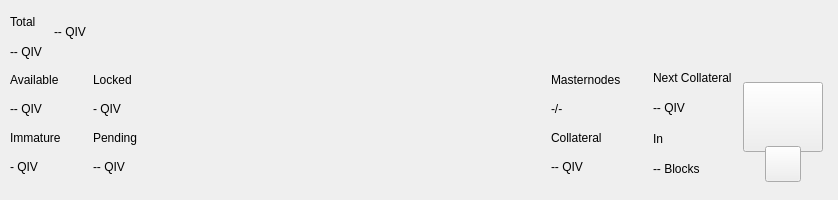
<?xml version="1.0" encoding="UTF-8"?>
<ui version="4.0">
 <class>TopBar</class>
 <widget class="QWidget" name="TopBar">
  <property name="geometry">
   <rect>
    <x>0</x>
    <y>0</y>
    <width>838</width>
    <height>200</height>
   </rect>
  </property>
  <property name="minimumSize">
   <size>
    <width>0</width>
    <height>200</height>
   </size>
  </property>
  <property name="maximumSize">
   <size>
    <width>16777215</width>
    <height>200</height>
   </size>
  </property>
  <property name="windowTitle">
   <string>Form</string>
  </property>
  <layout class="QVBoxLayout" name="verticalLayout_10" stretch="0">
   <property name="spacing">
    <number>0</number>
   </property>
   <property name="leftMargin">
    <number>0</number>
   </property>
   <property name="topMargin">
    <number>0</number>
   </property>
   <property name="rightMargin">
    <number>0</number>
   </property>
   <property name="bottomMargin">
    <number>0</number>
   </property>
   <item>
    <widget class="PFBorderImage" name="containerTop">
     <layout class="QVBoxLayout" name="verticalLayout_11">
      <property name="spacing">
       <number>0</number>
      </property>
      <property name="leftMargin">
       <number>0</number>
      </property>
      <property name="topMargin">
       <number>0</number>
      </property>
      <property name="rightMargin">
       <number>0</number>
      </property>
      <property name="bottomMargin">
       <number>0</number>
      </property>
      <item>
       <widget class="QWidget" name="top_container_2" native="true">
        <property name="minimumSize">
         <size>
          <width>0</width>
          <height>65</height>
         </size>
        </property>
        <layout class="QHBoxLayout" name="top_container">
         <property name="spacing">
          <number>0</number>
         </property>
         <property name="leftMargin">
          <number>10</number>
         </property>
         <property name="topMargin">
          <number>0</number>
         </property>
         <property name="rightMargin">
          <number>10</number>
         </property>
         <property name="bottomMargin">
          <number>0</number>
         </property>
         <item>
          <layout class="QHBoxLayout" name="horizontalLayout_4">
           <property name="spacing">
            <number>12</number>
           </property>
           <property name="rightMargin">
            <number>0</number>
           </property>
           <item>
            <widget class="QWidget" name="widgetAmount" native="true">
             <layout class="QVBoxLayout" name="verticalLayout_2">
              <property name="spacing">
               <number>2</number>
              </property>
              <property name="leftMargin">
               <number>0</number>
              </property>
              <property name="topMargin">
               <number>8</number>
              </property>
              <property name="rightMargin">
               <number>0</number>
              </property>
              <property name="bottomMargin">
               <number>0</number>
              </property>
              <item>
               <widget class="QLabel" name="labelTitle1">
                <property name="text">
                 <string>Total</string>
                </property>
               </widget>
              </item>
              <item>
               <widget class="QLabel" name="labelAmountPiv">
                <property name="text">
                 <string notr="true">-- QIV</string>
                </property>
               </widget>
              </item>
             </layout>
            </widget>
           </item>
           <item alignment="Qt::AlignVCenter">
            <widget class="QWidget" name="widgetTopAmount" native="true">
             <property name="sizePolicy">
              <sizepolicy hsizetype="Preferred" vsizetype="Maximum">
               <horstretch>0</horstretch>
               <verstretch>0</verstretch>
              </sizepolicy>
             </property>
             <layout class="QHBoxLayout" name="horizontalLayout_5">
              <property name="spacing">
               <number>0</number>
              </property>
              <property name="leftMargin">
               <number>0</number>
              </property>
              <property name="topMargin">
               <number>0</number>
              </property>
              <property name="rightMargin">
               <number>0</number>
              </property>
              <property name="bottomMargin">
               <number>0</number>
              </property>
              <item alignment="Qt::AlignTop">
               <widget class="QLabel" name="labelAmountTopPiv">
                <property name="minimumSize">
                 <size>
                  <width>0</width>
                  <height>36</height>
                 </size>
                </property>
                <property name="styleSheet">
                 <string notr="true">padding:0px;margin:0px;</string>
                </property>
                <property name="text">
                 <string notr="true">-- QIV</string>
                </property>
               </widget>
              </item>
             </layout>
            </widget>
           </item>
           <item>
            <spacer name="horizontalSpacer">
             <property name="orientation">
              <enum>Qt::Horizontal</enum>
             </property>
             <property name="sizeHint" stdset="0">
              <size>
               <width>40</width>
               <height>20</height>
              </size>
             </property>
            </spacer>
           </item>
           <item alignment="Qt::AlignRight">
            <widget class="QWidget" name="layoutSync" native="true">
             <property name="minimumSize">
              <size>
               <width>0</width>
               <height>36</height>
              </size>
             </property>
             <property name="maximumSize">
              <size>
               <width>16777215</width>
               <height>36</height>
              </size>
             </property>
             <layout class="QVBoxLayout" name="verticalLayout_9">
              <property name="leftMargin">
               <number>0</number>
              </property>
              <property name="topMargin">
               <number>0</number>
              </property>
              <property name="rightMargin">
               <number>0</number>
              </property>
              <property name="bottomMargin">
               <number>0</number>
              </property>
              <item>
               <widget class="ExpandableButton" name="pushButtonSync" native="true">
                <property name="minimumSize">
                 <size>
                  <width>36</width>
                  <height>36</height>
                 </size>
                </property>
                <property name="maximumSize">
                 <size>
                  <width>16777215</width>
                  <height>36</height>
                 </size>
                </property>
               </widget>
              </item>
             </layout>
            </widget>
           </item>
           <item>
            <widget class="ExpandableButton" name="pushButtonHDUpgrade" native="true">
             <property name="minimumSize">
              <size>
               <width>36</width>
               <height>36</height>
              </size>
             </property>
             <property name="maximumSize">
              <size>
               <width>16777215</width>
               <height>36</height>
              </size>
             </property>
            </widget>
           </item>
           <item>
            <widget class="ExpandableButton" name="pushButtonStack" native="true">
             <property name="minimumSize">
              <size>
               <width>36</width>
               <height>36</height>
              </size>
             </property>
             <property name="maximumSize">
              <size>
               <width>16777215</width>
               <height>36</height>
              </size>
             </property>
            </widget>
           </item>
           <item>
            <widget class="ExpandableButton" name="pushButtonConf" native="true">
             <property name="minimumSize">
              <size>
               <width>36</width>
               <height>36</height>
              </size>
             </property>
             <property name="maximumSize">
              <size>
               <width>16777215</width>
               <height>36</height>
              </size>
             </property>
            </widget>
           </item>
           <item>
            <widget class="ExpandableButton" name="pushButtonMasternodes" native="true">
             <property name="minimumSize">
              <size>
               <width>36</width>
               <height>36</height>
              </size>
             </property>
             <property name="maximumSize">
              <size>
               <width>16777215</width>
               <height>36</height>
              </size>
             </property>
            </widget>
           </item>
           <item>
            <widget class="ExpandableButton" name="pushButtonConsole" native="true">
             <property name="minimumSize">
              <size>
               <width>36</width>
               <height>36</height>
              </size>
             </property>
             <property name="maximumSize">
              <size>
               <width>16777215</width>
               <height>36</height>
              </size>
             </property>
            </widget>
           </item>
           <item>
            <widget class="ExpandableButton" name="pushButtonConnection" native="true">
             <property name="minimumSize">
              <size>
               <width>36</width>
               <height>36</height>
              </size>
             </property>
             <property name="maximumSize">
              <size>
               <width>16777215</width>
               <height>36</height>
              </size>
             </property>
            </widget>
           </item>
           <item>
            <widget class="ExpandableButton" name="pushButtonTor" native="true">
             <property name="minimumSize">
              <size>
               <width>36</width>
               <height>36</height>
              </size>
             </property>
             <property name="maximumSize">
              <size>
               <width>16777215</width>
               <height>36</height>
              </size>
             </property>
            </widget>
           </item>
           <item>
            <widget class="ExpandableButton" name="pushButtonLock" native="true">
             <property name="sizePolicy">
              <sizepolicy hsizetype="Expanding" vsizetype="Expanding">
               <horstretch>0</horstretch>
               <verstretch>0</verstretch>
              </sizepolicy>
             </property>
             <property name="minimumSize">
              <size>
               <width>36</width>
               <height>0</height>
              </size>
             </property>
             <property name="maximumSize">
              <size>
               <width>16777215</width>
               <height>36</height>
              </size>
             </property>
            </widget>
           </item>
           <item>
            <widget class="ExpandableButton" name="pushButtonTheme" native="true">
             <property name="minimumSize">
              <size>
               <width>36</width>
               <height>36</height>
              </size>
             </property>
             <property name="maximumSize">
              <size>
               <width>16777215</width>
               <height>36</height>
              </size>
             </property>
            </widget>
           </item>
           <item>
            <widget class="ExpandableButton" name="pushButtonFAQ" native="true">
             <property name="minimumSize">
              <size>
               <width>36</width>
               <height>36</height>
              </size>
             </property>
             <property name="maximumSize">
              <size>
               <width>16777215</width>
               <height>36</height>
              </size>
             </property>
            </widget>
           </item>
          </layout>
         </item>
        </layout>
       </widget>
      </item>
      <item>
       <widget class="QWidget" name="bottom_container" native="true">
        <property name="minimumSize">
         <size>
          <width>0</width>
          <height>135</height>
         </size>
        </property>
        <layout class="QHBoxLayout" name="botton_container">
         <property name="leftMargin">
          <number>10</number>
         </property>
         <property name="topMargin">
          <number>0</number>
         </property>
         <property name="rightMargin">
          <number>10</number>
         </property>
         <property name="bottomMargin">
          <number>10</number>
         </property>
         <item>
          <layout class="QHBoxLayout" name="horizontalLayout_3">
           <property name="spacing">
            <number>0</number>
           </property>
           <property name="bottomMargin">
            <number>9</number>
           </property>
           <item>
            <layout class="QVBoxLayout" name="verticalLayout_7">
             <property name="spacing">
              <number>0</number>
             </property>
             <property name="leftMargin">
              <number>0</number>
             </property>
             <property name="rightMargin">
              <number>0</number>
             </property>
             <item>
              <layout class="QHBoxLayout" name="horizontalLayout_2">
               <property name="spacing">
                <number>0</number>
               </property>
               <item>
                <layout class="QVBoxLayout" name="verticalLayout_6">
                 <item>
                  <widget class="QLabel" name="labelTitle5">
                   <property name="text">
                    <string>Available</string>
                   </property>
                  </widget>
                 </item>
                 <item>
                  <widget class="QLabel" name="labelAvailablePiv">
                   <property name="text">
                    <string>-- QIV</string>
                   </property>
                  </widget>
                 </item>
                 <item>
                  <widget class="QLabel" name="labelTitle4">
                   <property name="text">
                    <string>Immature</string>
                   </property>
                  </widget>
                 </item>
                 <item>
                  <widget class="QLabel" name="labelImmaturePiv">
                   <property name="text">
                    <string notr="true">- QIV</string>
                   </property>
                  </widget>
                 </item>
                </layout>
               </item>
               <item>
                <layout class="QVBoxLayout" name="verticalLayout_8">
                 <property name="leftMargin">
                  <number>32</number>
                 </property>
                 <item>
                  <widget class="QLabel" name="labelTitle6">
                   <property name="text">
                    <string>Locked</string>
                   </property>
                  </widget>
                 </item>
                 <item>
                  <widget class="QLabel" name="labelLockedPiv">
                   <property name="text">
                    <string>- QIV</string>
                   </property>
                  </widget>
                 </item>
                 <item>
                  <widget class="QLabel" name="labelTitle3">
                   <property name="text">
                    <string>Pending</string>
                   </property>
                  </widget>
                 </item>
                 <item>
                  <widget class="QLabel" name="labelPendingPiv">
                   <property name="text">
                    <string notr="true">-- QIV</string>
                   </property>
                  </widget>
                 </item>
                </layout>
               </item>
              </layout>
             </item>
            </layout>
           </item>
          </layout>
         </item>
         <item>
          <spacer name="horizontalSpacer_2">
           <property name="orientation">
            <enum>Qt::Horizontal</enum>
           </property>
           <property name="sizeHint" stdset="0">
            <size>
             <width>40</width>
             <height>20</height>
            </size>
           </property>
          </spacer>
         </item>
         <item>
          <layout class="QHBoxLayout" name="horizontalLayout_6">
           <property name="spacing">
            <number>0</number>
           </property>
           <property name="rightMargin">
            <number>0</number>
           </property>
           <property name="bottomMargin">
            <number>9</number>
           </property>
           <item>
            <layout class="QVBoxLayout" name="verticalLayout_5">
             <item>
              <widget class="QLabel" name="labelMasternodesTitle">
               <property name="text">
                <string>Masternodes</string>
               </property>
              </widget>
             </item>
             <item>
              <widget class="QLabel" name="labelMasternodeCount">
               <property name="text">
                <string>-/-</string>
               </property>
              </widget>
             </item>
             <item>
              <widget class="QLabel" name="labelTitle8">
               <property name="text">
                <string>Collateral</string>
               </property>
              </widget>
             </item>
             <item>
              <widget class="QLabel" name="labelCollateralPiv">
               <property name="text">
                <string notr="true">-- QIV</string>
               </property>
              </widget>
             </item>
            </layout>
           </item>
           <item>
            <widget class="QWidget" name="widgetNextCollateral" native="true">
             <layout class="QVBoxLayout" name="verticalLayout_12">
              <property name="leftMargin">
               <number>32</number>
              </property>
              <property name="topMargin">
               <number>0</number>
              </property>
              <property name="rightMargin">
               <number>0</number>
              </property>
              <property name="bottomMargin">
               <number>0</number>
              </property>
              <item>
               <widget class="QLabel" name="labelNextMasternodesTitle">
                <property name="text">
                 <string>Next Collateral</string>
                </property>
               </widget>
              </item>
              <item>
               <widget class="QLabel" name="labelNextCollateralValue">
                <property name="text">
                 <string>-- QIV</string>
                </property>
               </widget>
              </item>
              <item>
               <widget class="QLabel" name="labelTitle9">
                <property name="text">
                 <string>In</string>
                </property>
               </widget>
              </item>
              <item>
               <widget class="QLabel" name="labelNextCollateralBlocks">
                <property name="text">
                 <string notr="true">-- Blocks</string>
                </property>
               </widget>
              </item>
             </layout>
            </widget>
           </item>
          </layout>
         </item>
         <item>
          <widget class="QWidget" name="qrContainer" native="true">
           <property name="sizePolicy">
            <sizepolicy hsizetype="Preferred" vsizetype="Minimum">
             <horstretch>0</horstretch>
             <verstretch>0</verstretch>
            </sizepolicy>
           </property>
           <property name="minimumSize">
            <size>
             <width>90</width>
             <height>110</height>
            </size>
           </property>
           <property name="maximumSize">
            <size>
             <width>90</width>
             <height>110</height>
            </size>
           </property>
           <layout class="QVBoxLayout" name="containerQR">
            <property name="spacing">
             <number>0</number>
            </property>
            <property name="leftMargin">
             <number>5</number>
            </property>
            <property name="topMargin">
             <number>10</number>
            </property>
            <property name="rightMargin">
             <number>5</number>
            </property>
            <property name="bottomMargin">
             <number>0</number>
            </property>
            <item>
             <widget class="QPushButton" name="btnQr">
              <property name="minimumSize">
               <size>
                <width>70</width>
                <height>70</height>
               </size>
              </property>
              <property name="maximumSize">
               <size>
                <width>16777215</width>
                <height>70</height>
               </size>
              </property>
              <property name="focusPolicy">
               <enum>Qt::NoFocus</enum>
              </property>
              <property name="text">
               <string/>
              </property>
              <property name="iconSize">
               <size>
                <width>70</width>
                <height>70</height>
               </size>
              </property>
             </widget>
            </item>
            <item>
             <spacer name="verticalSpacer">
              <property name="orientation">
               <enum>Qt::Vertical</enum>
              </property>
              <property name="sizeType">
               <enum>QSizePolicy::Fixed</enum>
              </property>
              <property name="sizeHint" stdset="0">
               <size>
                <width>20</width>
                <height>20</height>
               </size>
              </property>
             </spacer>
            </item>
            <item alignment="Qt::AlignHCenter|Qt::AlignBottom">
             <widget class="QPushButton" name="pushButtonQR">
              <property name="minimumSize">
               <size>
                <width>36</width>
                <height>36</height>
               </size>
              </property>
              <property name="maximumSize">
               <size>
                <width>36</width>
                <height>36</height>
               </size>
              </property>
              <property name="focusPolicy">
               <enum>Qt::NoFocus</enum>
              </property>
              <property name="text">
               <string/>
              </property>
             </widget>
            </item>
           </layout>
          </widget>
         </item>
        </layout>
       </widget>
      </item>
     </layout>
    </widget>
   </item>
  </layout>
 </widget>
 <customwidgets>
  <customwidget>
   <class>ExpandableButton</class>
   <extends>QWidget</extends>
   <header>qt/pivx/expandablebutton.h</header>
   <container>1</container>
  </customwidget>
  <customwidget>
   <class>PFBorderImage</class>
   <extends>QFrame</extends>
   <header>qt/pivx/pfborderimage.h</header>
   <container>1</container>
  </customwidget>
 </customwidgets>
 <resources/>
 <connections/>
</ui>
